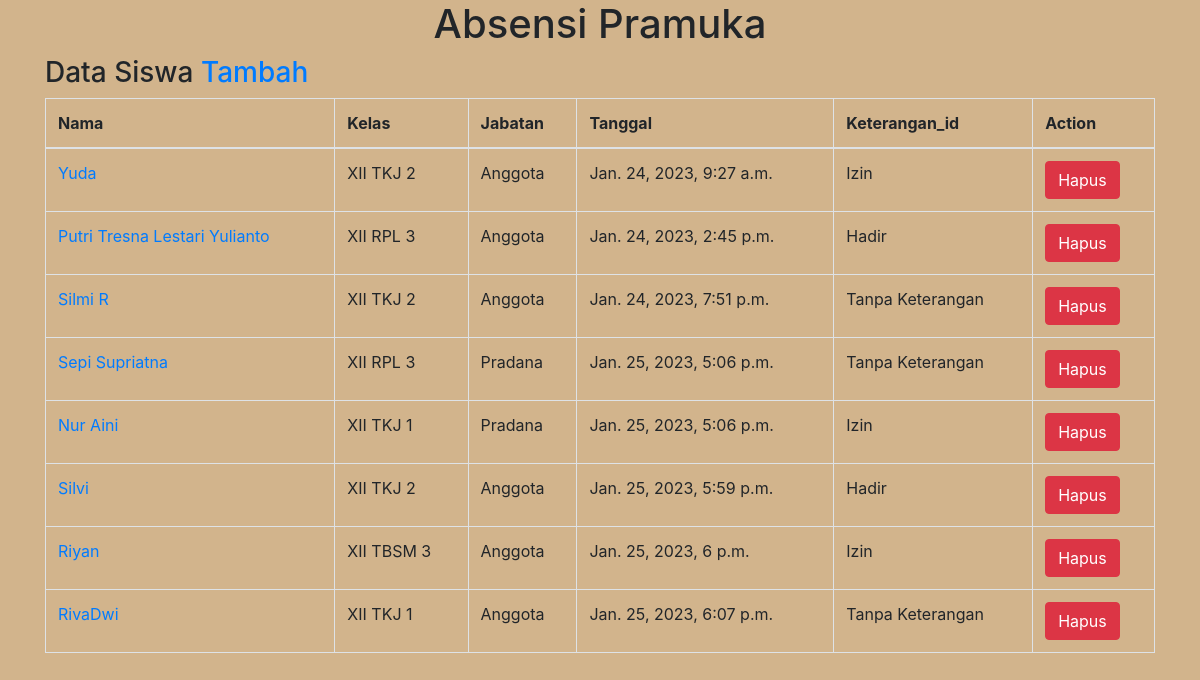
The app's page /data/ with its own data.
### Siswa/models.py (models this page shows, shortened)
class Siswa(models.Model):
    nama = models.CharField(max_length=50)
    kelas = models.CharField(max_length=50)
    jabatan = models.CharField(max_length=50)
    tgl = models.DateTimeField(auto_now_add=True)
    keterangan_id = models.ForeignKey(Keterangan, on_delete=models.CASCADE, null=True)

class Keterangan(models.Model):
    keterangan = models.CharField(max_length=20)
    def __str__(self):
        return self.keterangan

### Siswa/views.py (the view)
# urls.py: path('data/', data, name='data'),
def data(request):
    siswa = Siswa.objects.all()
    konteks = {
        'siswa' : siswa,
    }
    return render(request, 'siswa.html', konteks)

### Siswa/templates/siswa.html (shortened to what this page needs)
{% extends 'base.html'%}
{% block content %}
<div class="container">
  <div class="row">
    <div class="col-md-12">
      <h3>
        Data Siswa
        <a href="{% url 'tambah_siswa' %}">Tambah</a>
      </h3>
      <table class="table table-bordered table-strip">
        <thead>
          <tr>
            <th>Nama</th>
            <th>Kelas</th>
            <th>Jabatan</th>
            <th>Tanggal</th>
            <th>Keterangan_id</th>
            <th>Action</th>
          </tr>
        </thead>
        <tbody>
          {% for s in siswa %}
          <tr>
            <td><a href="{% url 'ubah_siswa' s.id %}">{{ s.nama }}</a></td>
            <td>{{ s.kelas }}</td>
            <td>{{ s.jabatan }}</td>
            <td>{{ s.tgl }}</td>
            <td>{{ s.keterangan_id }}</td>
            <td>
              <a href="{% url 'hapus_siswa' s.id %}" class="btn btn-danger">Hapus</a>
            </td>
          </tr>
          {% endfor %}
        </tbody>
      </table>
    </div>
  </div>
</div>
{% endblock %}

### templates/base.html (shortened to what this page needs)
{% load static %}
<!DOCTYPE html>
<html lang="en">
  <head>
    <link rel="stylesheet" href="{% static 'css/bootstrap.min.css' %}">
    <link rel="stylesheet" href="{% static 'css/style.css' %}">
  </head>
  <bodyl>
    {% include 'judul.html' %}
    {% block content %}
    {% endblock %}
  </bodyl>
</html>

### templates/judul.html
<center>
  <h1>Absensi Pramuka</h1>
</center>

### records on screen
Siswa: nama "Yuda", kelas "XII TKJ 2", jabatan "Anggota", tgl "Jan. 24, 2023, 9:27 a.m.", keterangan_id "Izin"
Siswa: nama "Putri Tresna Lestari Yulianto", kelas "XII RPL 3", jabatan "Anggota", tgl "Jan. 24, 2023, 2:45 p.m.", keterangan_id "Hadir"
Siswa: nama "Silmi R", kelas "XII TKJ 2", jabatan "Anggota", tgl "Jan. 24, 2023, 7:51 p.m.", keterangan_id "Tanpa Keterangan"
Siswa: nama "Sepi Supriatna", kelas "XII RPL 3", jabatan "Pradana", tgl "Jan. 25, 2023, 5:06 p.m.", keterangan_id "Tanpa Keterangan"
Siswa: nama "Nur Aini", kelas "XII TKJ 1", jabatan "Pradana", tgl "Jan. 25, 2023, 5:06 p.m.", keterangan_id "Izin"
Siswa: nama "Silvi", kelas "XII TKJ 2", jabatan "Anggota", tgl "Jan. 25, 2023, 5:59 p.m.", keterangan_id "Hadir"
Siswa: nama "Riyan", kelas "XII TBSM 3", jabatan "Anggota", tgl "Jan. 25, 2023, 6 p.m.", keterangan_id "Izin"
Siswa: nama "RivaDwi", kelas "XII TKJ 1", jabatan "Anggota", tgl "Jan. 25, 2023, 6:07 p.m.", keterangan_id "Tanpa Keterangan"
